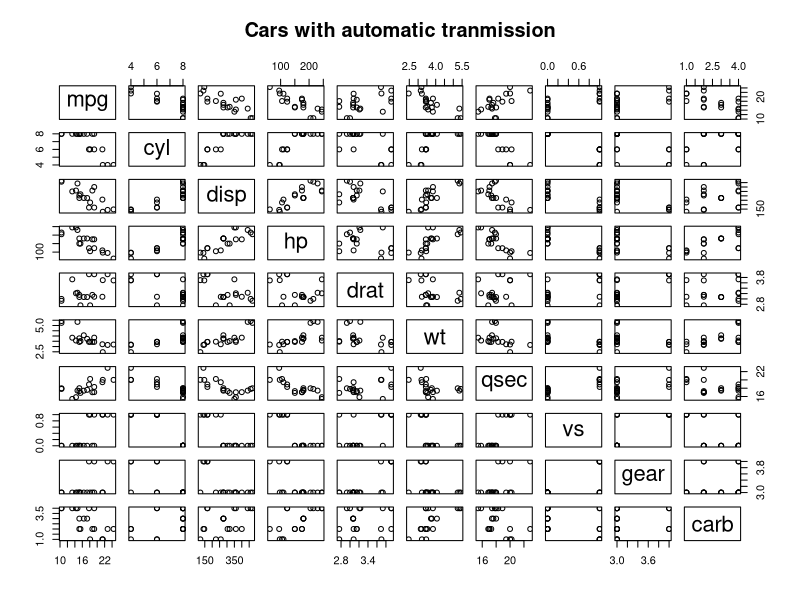
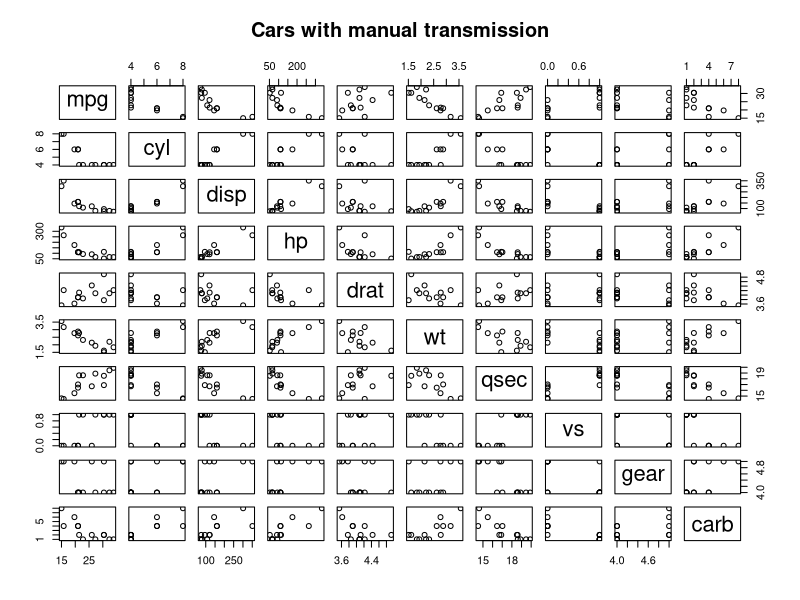
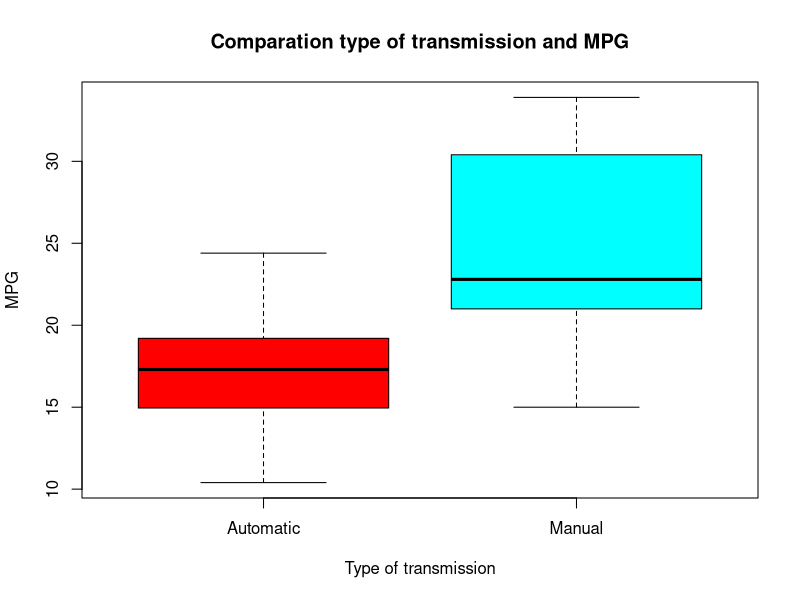
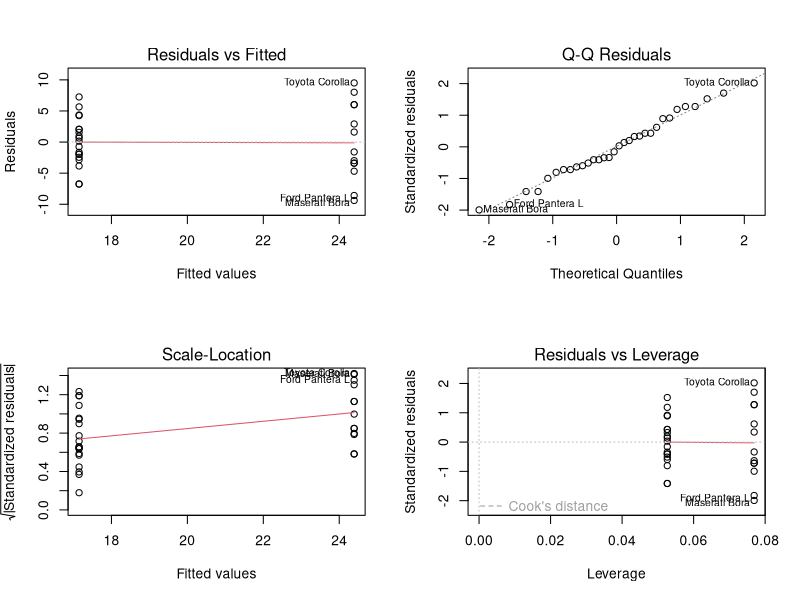

The R source for these figures, in order:
## ---- chunk 1
data(mtcars)
## ---- chunk 2
mtcars_automatic <- mtcars[mtcars$am=="0", -c(9)]

pairs(mtcars_automatic, 
      main = "Cars with automatic tranmission")

summary(mtcars_automatic)

## ---- chunk 3
mtcars_manual <- mtcars[mtcars$am=="1", -c(9)]

pairs(mtcars_manual, 
      main="Cars with manual transmission")

summary(mtcars_manual)

## ---- chunk 4

boxplot(mtcars$mpg~mtcars$am,
        main="Comparation type of transmission and MPG",
        xlab ="Type of transmission",
        ylab ="MPG",         
        names = c("Automatic","Manual"),
        col=rainbow(2))

## ---- chunk 5
cars_comparation <- t.test(x=mtcars_manual, 
                           y=mtcars_automatic)

cars_comparation
## ---- chunk 6
lm_fit <- lm(mpg ~ am, 
             data=mtcars)

fitted(lm_fit)

coef(lm_fit)

residuals(lm_fit)

par(mfrow=c(2,2))
plot(lm_fit)
